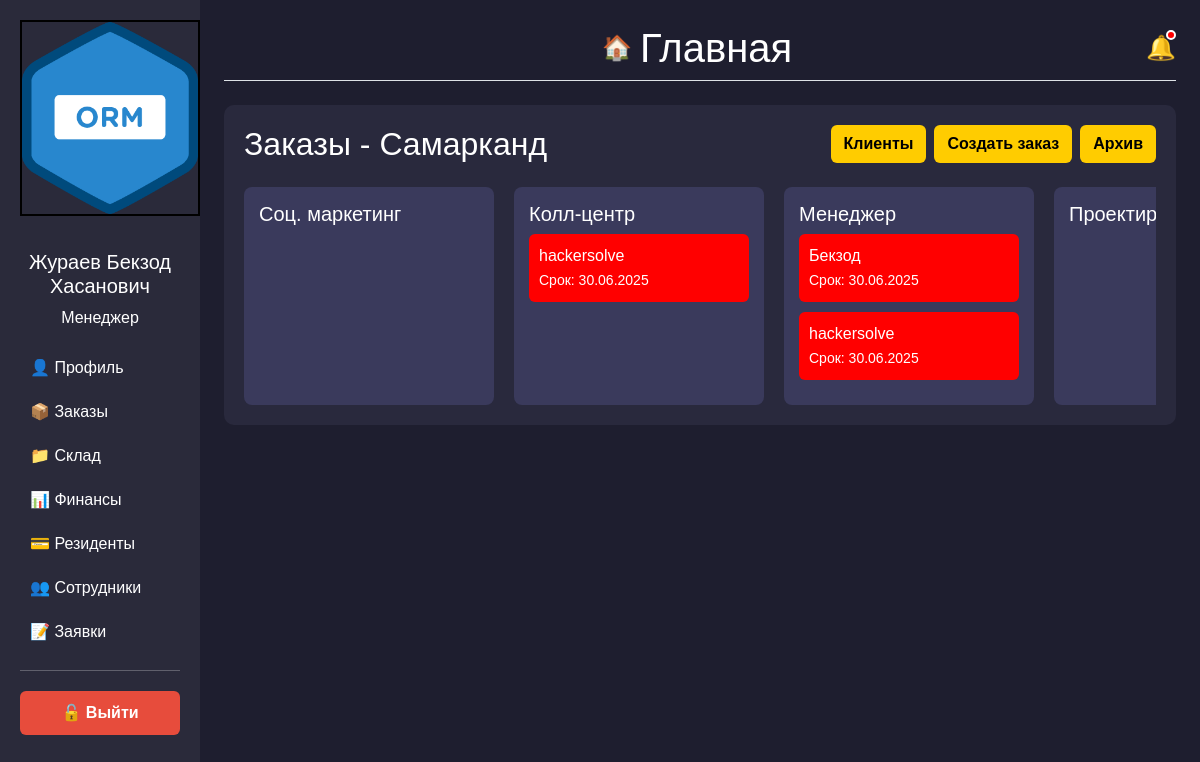
The app's page /dashboard/ (signed in), older data.
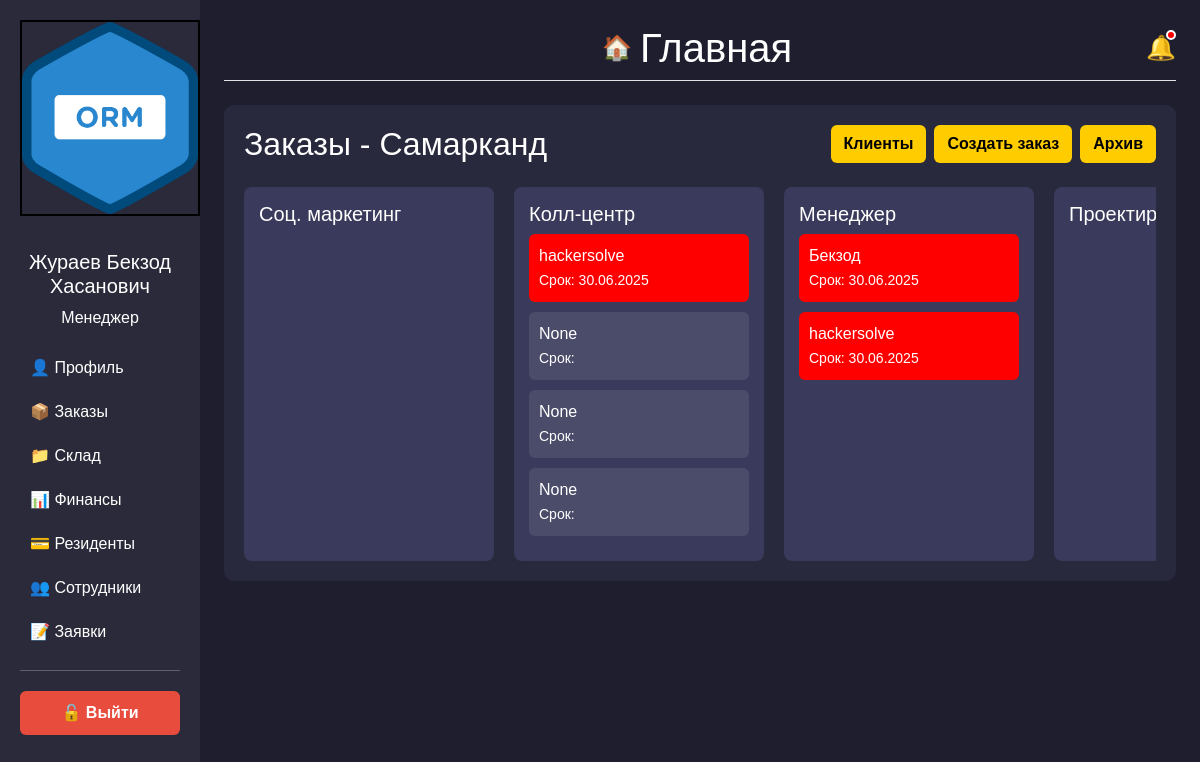
The same page, newer data.
### backend/models.py (models this page shows)
class Orders(models.Model):
    Stage_CHOICES = [
        ("marketing", "Соц. маркетинг"),
        ("call_center", "Колл-центр"),
        ("manager", "Менеджер"),
        ("design", "Проектирование"),
        ("technologist", "Технолог"),
        ("manager_2", "Менеджер_2"),
        ("accounting", "Бухгалтерия"),
        ("warehouse", "Склад"),
        ("manufacturing", "Производство"),
        ("assembly_stage", "Сборка"),
        ("accounting_2", "Бухгалтерия_2"),
        ("delivery", "Доставка"),
        ("installation", "Установка"),
        ("quality_control", "Контроль качества"),
        ("finished", "Завершён"),
        ("archive", "Архив"),
        ("failed", "fail")
    ]
    Stage_pod_CHOICES = [
        ("rezka", "Резка"),
        ("svarka", "Сварка"),
        ("fill", "Покраска"),
        ("print", "Печать"),
    ]
    vstrecha_choice = [
        ("viezd", "Выезд"),
        ("priezd", "Приезд"),
    ]
    client=models.ForeignKey(Clients, on_delete=models.CASCADE, related_name='clients_order',null=True)
    order_name=models.CharField(max_length=100,null=True)
    vstrecha=models.CharField(max_length=20, choices=vstrecha_choice,null=True)
    order_sum=models.DecimalField(max_digits=10, decimal_places=2,default=0)
    order_predoplata=models.DecimalField(max_digits=10, decimal_places=2,default=0)
    description=models.TextField()
    description_design = models.TextField()
    check_design=models.BooleanField(default=False)
    catigories = models.CharField(max_length=50)
    razmer=models.CharField(max_length=50)
    latitude = models.FloatField(blank=True, null=True, default=0)
    longitude = models.FloatField(blank=True, null=True, default=0)
    tz=models.FileField(blank=True, upload_to='pictures/')
    design=models.FileField(blank=True, upload_to='pictures/')
    stage = models.CharField(max_length=20, choices=Stage_CHOICES,default='marketing')
    add_order=models.DateField(null=True)
    complete_order=models.DateField(null=True)
    rezka=models.BooleanField(default=False)
    svarka=models.BooleanField(default=False)
    fill=models.BooleanField(default=False)
    print=models.BooleanField(default=False)
    stage_pod=models.CharField(max_length=20, choices=Stage_pod_CHOICES,default="rezka")
    payment_data=models.DateField(null=True)
    complete_date=models.DateField(null=True)
    fail=models.CharField(max_length=255,null=True)

class Clients(models.Model):
    Social_CHOICES = [
        ("social", "Социальные сети"),
        ("cold_calls", "Холодные звонки"),
        ("word_of_mouth", "Сарафанное радио"),
    ]
    CLIENT_TYPE_CHOICES = [
        ('INDIVIDUAL', 'Физическое лицо'),
        ('LEGAL_ENTITY', 'Юридическое лицо'),
    ]
    social = models.CharField(max_length=20, choices=Social_CHOICES)
    client_type = models.CharField(
        max_length=20,
        choices=CLIENT_TYPE_CHOICES,
    )
    phone = PhoneNumberField()
    created_at = models.DateField(auto_now_add=True,null=True)
    name = models.CharField(max_length=200, null=True, blank=True, default=None)
    lastname = models.CharField(max_length=200, null=True, blank=True, default=None)
    middle_name = models.CharField(max_length=200, null=True, blank=True, default=None)
    adress = models.CharField(max_length=200, null=True, blank=True, default=None)
    company_name=models.CharField(max_length=200, null=True, blank=True, default=None)
    inn = models.CharField(max_length=12,null=True, blank=True, default=None)
    account=models.IntegerField(blank=True,null=True,default=None)
    mfo = models.IntegerField(blank=True, null=True, default=None)
    def __str__(self):
        return self.name or self.company_name

### backend/views.py (the view, shortened to what this page needs)
# urls.py: path('dashboard/',views.Dashboard.as_view(),name='dashboard'),
class Dashboard(LoginRequiredMixin,TemplateView):
   login_url = reverse_lazy('login')
   template_name = 'dashboard.html'
   def get_context_data(self, *, object_list=None, **kwargs):
      context = super().get_context_data(**kwargs)
      search = self.request.GET.get('search')
      stages = [
         "marketing",
         "call_center",
         "manager",
         "design",
         "technologist",
         "manager_2",
         "accounting",
         "warehouse",
         "manufacturing",
         "assembly_stage",
         "accounting_2",
         "delivery",
         "installation",
         "quality_control",
         "finished",
      ]
      for stage in stages:
         queryset = Orders.objects.filter(stage=stage).prefetch_related('consumables').annotate(today=Value(now().date()))
         if search:
            queryset = queryset.filter(client__icontains=search)
         context[stage] = queryset
      context['rezka'] = [o for o in context['manufacturing'] if o.stage_pod == 'rezka']
      context['svarka'] = [o for o in context['manufacturing'] if o.stage_pod == 'svarka']
      context['fill'] = [o for o in context['manufacturing'] if o.stage_pod == 'fill']
      context['print'] = [o for o in context['manufacturing'] if o.stage_pod == 'print']
      return context

### backend/templates/dashboard.html
{% if request.user.profile.approve %}
{% if request.user.profile.position == "admin" or request.user.profile.position == "manager" %}
    {% include 'admin.html' %}
{% elif request.user.profile.position == 'designer' %}
    {% include 'designer.html' %}
{% elif request.user.profile.position == 'technologist' %}
 {% include 'technolog.html' %}
{% elif request.user.profile.position == 'chief' %}
 {% include 'chief.html' %}
{% elif request.user.profile.position == 'installer' %}
 {% include 'dostavka.html' %}
{% elif request.user.profile.position == 'supplier' %}
 <script>
        window.location.href = "{% url 'warehouse' %}";
    </script>
{% endif %}
{% else %}
{% include 'waiting.html' %}
{% endif %}

### backend/templates/admin.html (shortened to what the changed rows need)
{% load static %}
<!DOCTYPE html>
<html lang="ru">
<head>
    <link href="https://cdn.jsdelivr.net/npm/bootstrap@5.3.0/dist/css/bootstrap.min.css" rel="stylesheet">
    <link href="https://cdnjs.cloudflare.com/ajax/libs/font-awesome/6.4.2/css/all.min.css" rel="stylesheet">
</head>
<body>
    <div class="container-fluid">
        <div class="row">
            <main class="col-md-10 p-4">
             <div class="d-flex justify-content-between align-items-center border-bottom pb-2 mb-4">
    <div class="d-flex align-items-center">
        <h1 class="mb-0">Главная</h1>
    </div>
</div>
                <div class="main-content">
                   <div class="header-section d-flex justify-content-between align-items-center">
    <h2 class="mb-0">Заказы - Самарканд</h2>
</div>
                    <div class="kanban mt-4">
                        <div class="kanban-column"  data-stage="call_center" ondrop="drop(event)" ondragover="allowDrop(event)">
                            <h5>Колл-центр</h5>
                            {% for item in call_center %}
                             {% if item.today >= item.complete_order %}
                              <div class="kanban-item"  style="background-color: red;" id="order{{item.pk}}" data-pk="{{ item.id }}" draggable="true"   onclick="window.location.href='{% url 'order_detail' item.pk %}'" ondragstart="drag(event)">{{item.client}}<br><small>Срок: {{item.complete_order|date:"d.m.Y"}}</small></div>
                            {% else %}
                              <div class="kanban-item" id="order{{item.pk}}" data-pk="{{ item.id }}" draggable="true"   onclick="window.location.href='{% url 'order_detail' item.pk %}'" ondragstart="drag(event)">{{item.client}}<br><small>Срок: {{item.complete_order|date:"d.m.Y"}}</small></div>
                             {% endif %}
                             {% endfor %}
                        </div>
                         <div class="kanban-column"  data-stage="manager" ondrop="drop(event)" ondragover="allowDrop(event)">
                            <h5>Менеджер</h5>
                            {% for item in manager %}
                             {% if item.today >= item.complete_order %}
                              <div class="kanban-item"  style="background-color: red;" id="order{{item.pk}}" data-pk="{{ item.id }}" draggable="true"   onclick="window.location.href='{% url 'order_detail' item.pk %}'" ondragstart="drag(event)">{{item.client}}<br><small>Срок: {{item.complete_order|date:"d.m.Y"}}</small></div>
                            {% else %}
                              <div class="kanban-item" id="order{{item.pk}}" data-pk="{{ item.id }}" draggable="true"   onclick="window.location.href='{% url 'order_detail' item.pk %}'" ondragstart="drag(event)">{{item.client}}<br><small>Срок: {{item.complete_order|date:"d.m.Y"}}</small></div>
                             {% endif %}
                             {% endfor %}
                        </div>
                    </div>
                </div>
            </main>
        </div>
    </div>
</body>
</html>

Row changes from the older to the newer data that the page shows:
added Orders: client "None", shown under "Колл-центр"
added Orders: client "None", shown under "Колл-центр"
added Orders: client "None", shown under "Колл-центр"
